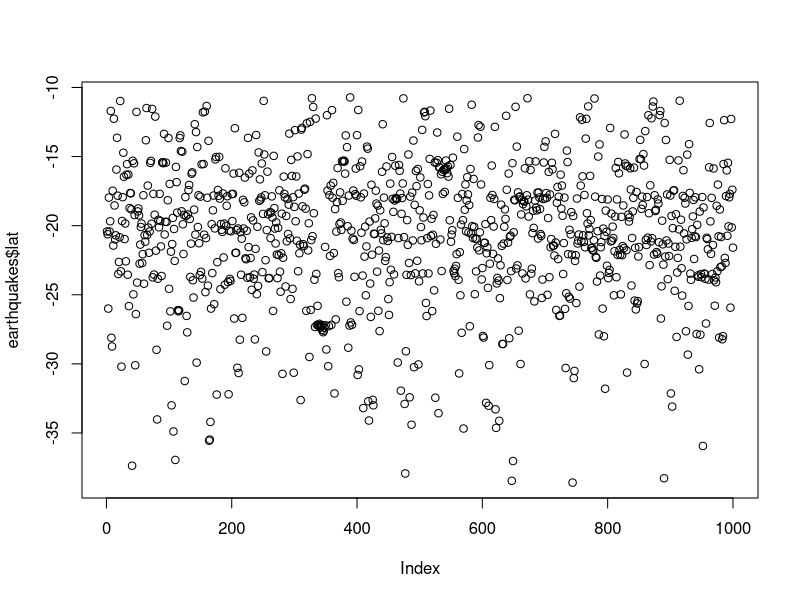
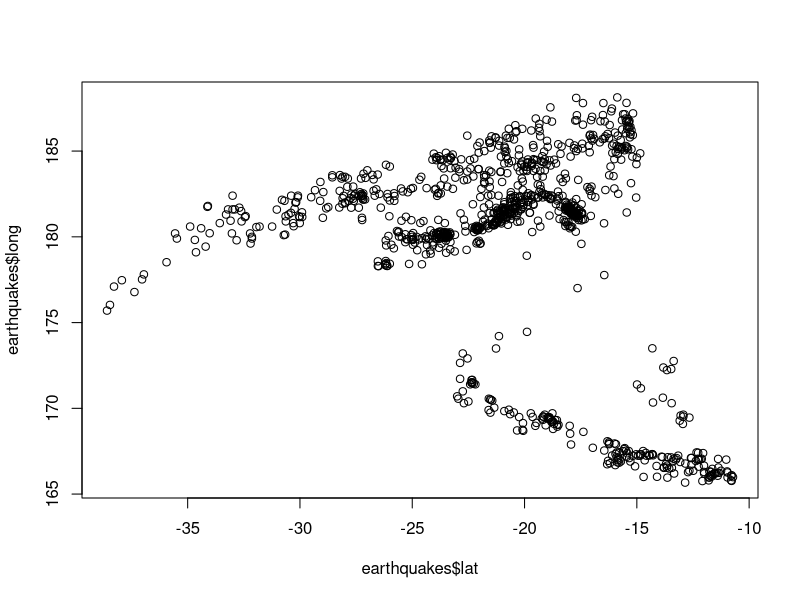
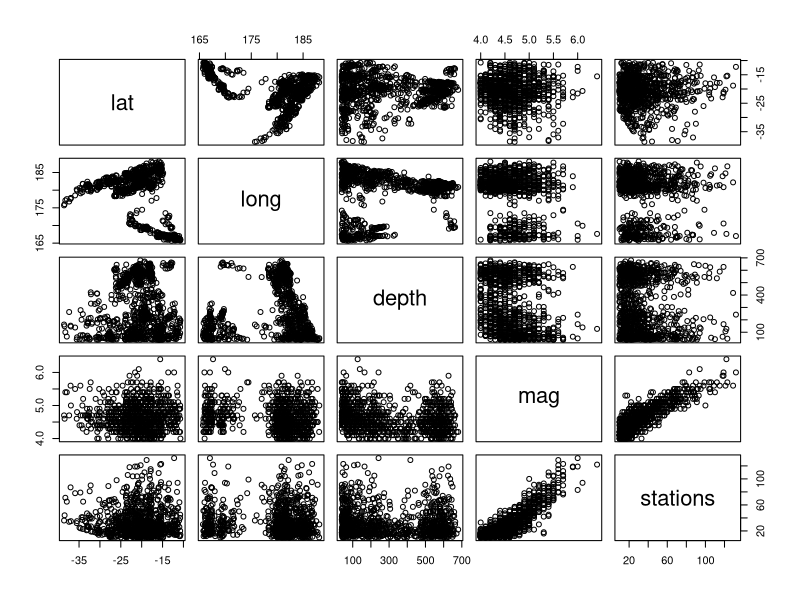
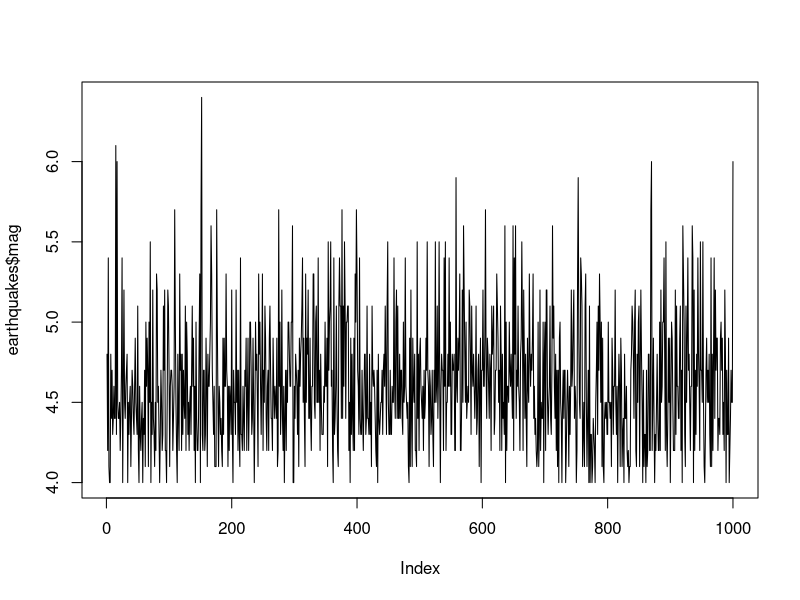
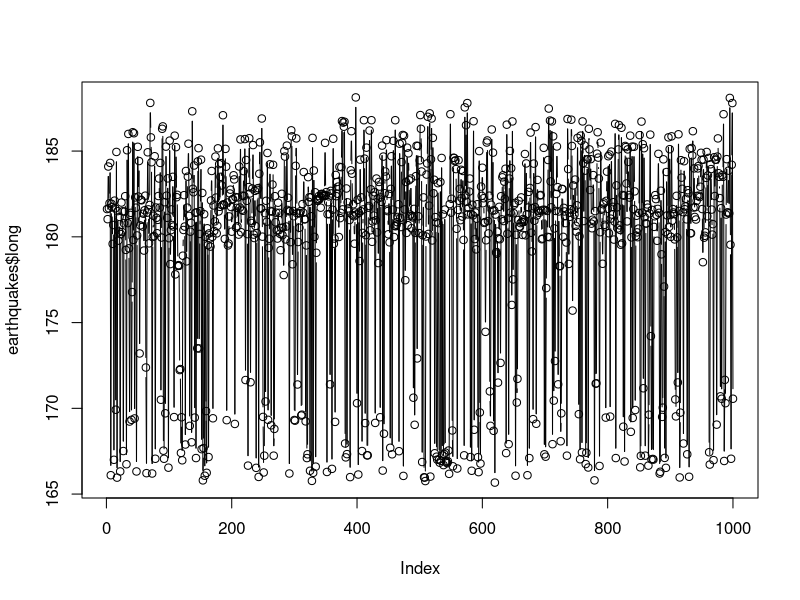
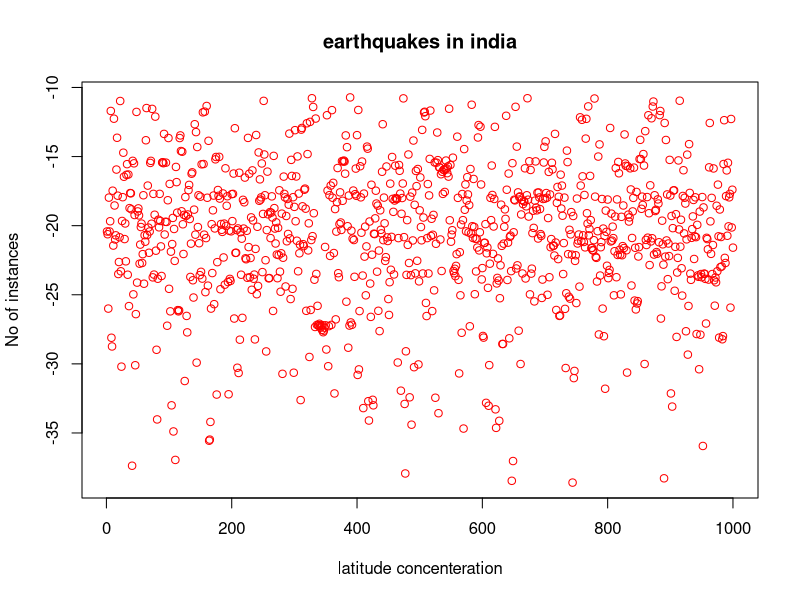
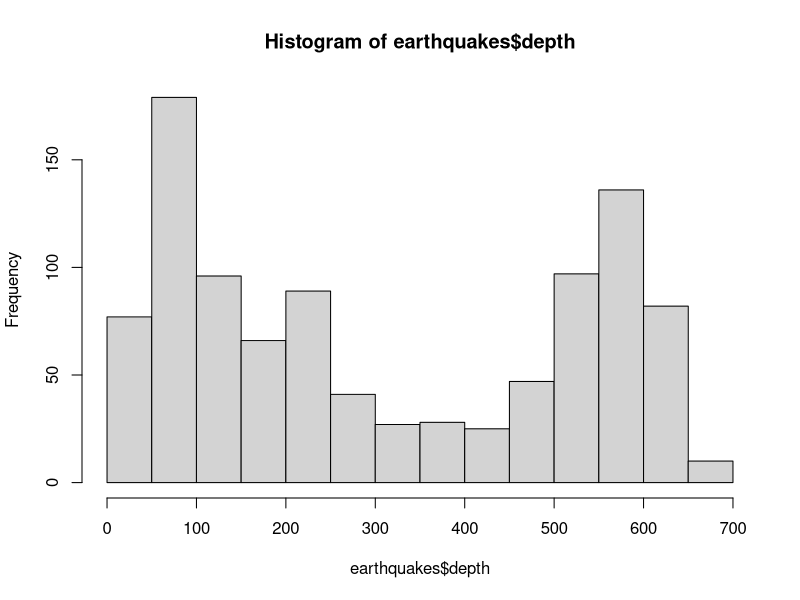
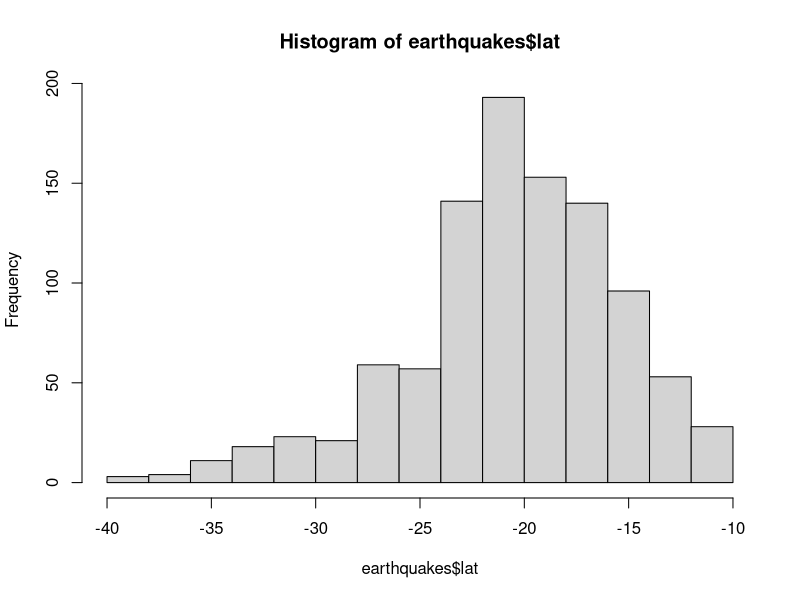

The R source for these figures, in order:
earthquakes<-datasets::quakes
 
head(earthquakes,10)
tail(earthquakes,10)

earthquakes[,c(1,2)]

df<-earthquakes[,-4]

summary(earthquakes$mag)
summary(earthquakes)

plot(earthquakes$lat)
# ponts and lines 
plot(earthquakes$lat,earthquakes$long,type="p")
plot(earthquakes)
plot(earthquakes$mag,type="l")
plot(earthquakes$long,type="b")
plot(earthquakes$lat,xlab='latitude concenteration',ylab='No of instances',main='earthquakes in india',col='red')

#Histogram 
hist(earthquakes$depth)
hist(earthquakes$lat)
hist(earthquakes$long)
hist(earthquakes$lat,
     main='latitude of earthquakes',
     xlab='latitude values', col='blue')

#single bar plot
boxplot(earthquakes$stations,main="Boxplot")
boxplot(earthquakes$stations)$out
boxplot(earthquakes[,1:5],main='Multiple')

#margin of the grid(mar)
#no of rows and colums(mfrow)
#whether a broder is to be included(bty)
#and positions of the 
#bty - box around the plot
par(mfrow=c(3,3),mar=c(2,5,2,1), las=0, bty='o')

plot(earthquakes$lat)
plot(earthquakes$lat,earthquakes$long)
plot(earthquakes$lat, type="l")
plot(earthquakes$long, type="l")
barplot(earthquakes$long, main= 'latitude concenteration in earthquake',
        xlab= 'latitude levels',col= 'green',horiz= TRUE)
hist(earthquakes$lat)
boxplot(earthquakes$lat)
boxplot(earthquakes[,0:5],main= 'multiple Box plots')
